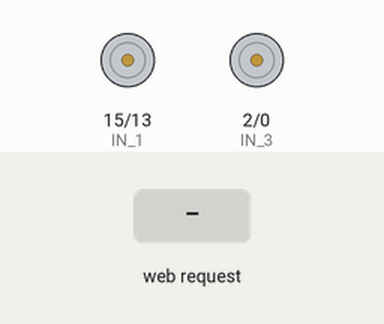
Bench run of a sketch on a simulated ESP8266 (NodeMCU). Shown: motor-driver pin pairs drawn as motors (green arrow = first pin HIGH = forward, orange = second pin HIGH = backward, longer = more drive, scaled by the enable pin). The inputs (shaded band) are chosen by the test bench. WiFi joins after 1.5 s; servers stay silent unless stated; what the sketch prints to the serial monitor is not drawn.

Above: at 3.2 s.
3.3 s: HTTP request GET /forward received
At 4.2 s:
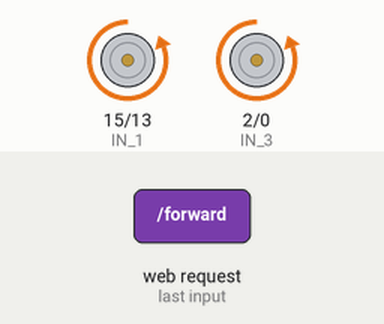
4.8 s: HTTP request GET /backward received
At 5.3 s:
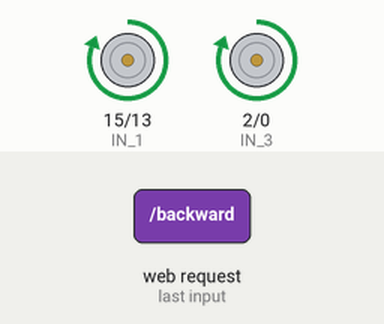
6.3 s: HTTP request GET /left received
At 7.5 s:
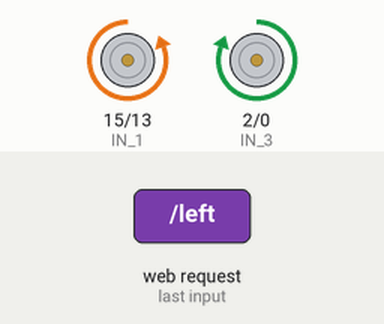
7.8 s: HTTP request GET /right received
At 8.8 s:
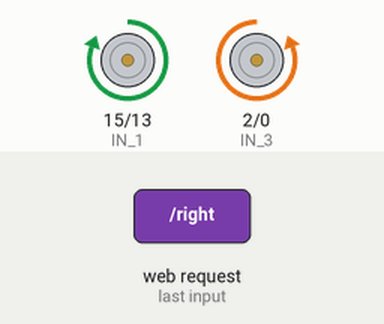
9.3 s: HTTP request GET /stop received
At 9.9 s:
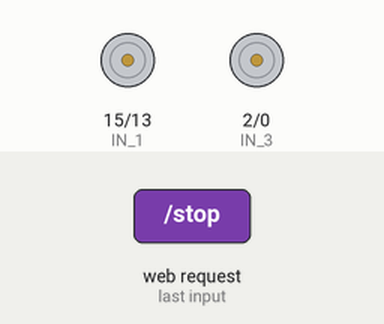
Timing chart, 0 to 11.8 s (numbered marks = the images above; inputs shaded):
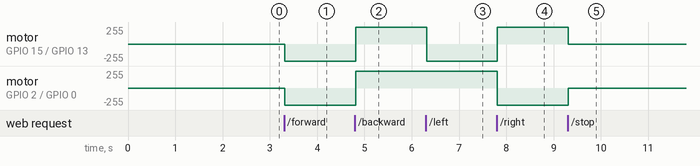

Measured:
- after the input at 3.3 s, motor on GPIO 15 (IN_1) / GPIO 13 (IN_2), motor on GPIO 2 (IN_3) / GPIO 0 (IN_4): stopped → backward 255/255 at once
- after the input at 4.8 s, motor on GPIO 15 (IN_1) / GPIO 13 (IN_2), motor on GPIO 2 (IN_3) / GPIO 0 (IN_4): backward 255/255 → forward 255/255 at once
- after the input at 6.3 s, motor on GPIO 15 (IN_1) / GPIO 13 (IN_2): forward 255/255 → backward 255/255 at once
- after the input at 7.8 s, motor on GPIO 15 (IN_1) / GPIO 13 (IN_2): backward 255/255 → forward 255/255 at once; motor on GPIO 2 (IN_3) / GPIO 0 (IN_4): forward 255/255 → backward 255/255 at once
- after the input at 9.3 s, motor on GPIO 15 (IN_1) / GPIO 13 (IN_2): forward 255/255 → stopped at once; motor on GPIO 2 (IN_3) / GPIO 0 (IN_4): backward 255/255 → stopped at once

The sketch:

sketch_jun7a.ino
```cpp
#include <ESP8266WiFi.h>
#include <ESPAsyncWebServer.h>

const char* ssid = "TP-Link_F9FA";
const char* password = "96241411";
//remote
 #define ENA   14          // Enable/speed motors Right        GPIO14(D5)
#define ENB   12          // Enable/speed motors Left         GPIO12(D6)
#define IN_1  15          // L298N in1 motors Right           GPIO15(D8)
#define IN_2  13          // L298N in2 motors Right           GPIO13(D7)
#define IN_3  2           // L298N in3 motors Left            GPIO2(D4)
#define IN_4  0           // L298N in4 motors Left            GPIO0(D3)
// Motor control pins
int speedCar = 800;         // 400 - 1023.
int speed_Coeff = 3;

AsyncWebServer server(80);

void setup() {
 pinMode(ENA, OUTPUT);
 pinMode(ENB, OUTPUT);
 pinMode(IN_1, OUTPUT);
 pinMode(IN_2, OUTPUT);
 pinMode(IN_3, OUTPUT);
 pinMode(IN_4, OUTPUT);

  Serial.begin(115200);
  delay(10);

  WiFi.begin(ssid, password);
  while (WiFi.status() != WL_CONNECTED) {
    delay(1000);
    Serial.println("Connecting to WiFi...");
  }

  Serial.println("Connected to WiFi");
  Serial.print("IP address: ");
  Serial.println(WiFi.localIP());

  server.on("/", HTTP_GET, [](AsyncWebServerRequest *request){
    String htmlPage = "<html><body>";
    htmlPage += "<h1>Remote Control Car</h1>";
    htmlPage += "<p><a href=\"/forward\"><button style=\"font-size:24px\">Forward</button></a></p>";
    htmlPage += "<p><a href=\"/backward\"><button style=\"font-size:24px\">Backward</button></a></p>";
    htmlPage += "<p><a href=\"/left\"><button style=\"font-size:24px\">Left</button></a>";
    htmlPage += " <a href=\"/right\"><button style=\"font-size:24px\">Right</button></a></p>";
    htmlPage += " <a href=\"/stop\"><button style=\"font-size:24px\">Stop</button></a></p>";
    htmlPage += "</body></html>";
    request->send(200, "text/html", htmlPage);
  });

  server.on("/forward", HTTP_GET, [](AsyncWebServerRequest *request){
    digitalWrite(IN_1, LOW);
    digitalWrite(IN_2, HIGH);
    analogWrite(ENA, speedCar);

    digitalWrite(IN_3, LOW);
    digitalWrite(IN_4, HIGH);
    analogWrite(ENB, speedCar);
    delay(100);
    request->redirect("/stop");
  });

  server.on("/backward", HTTP_GET, [](AsyncWebServerRequest *request){
    digitalWrite(IN_1, HIGH);
    digitalWrite(IN_2, LOW);
    analogWrite(ENA, speedCar);

    digitalWrite(IN_3, HIGH);
    digitalWrite(IN_4, LOW);
    analogWrite(ENB, speedCar);
    delay(100);
    request->redirect("/stop");
  });

  server.on("/left", HTTP_GET, [](AsyncWebServerRequest *request){

    digitalWrite(IN_1, LOW);
    digitalWrite(IN_2, HIGH);
    analogWrite(ENA, speedCar);

    digitalWrite(IN_3, HIGH);
    digitalWrite(IN_4, LOW);
    analogWrite(ENB, speedCar);
    delay(100);
    request->redirect("/stop");
  });

  server.on("/right", HTTP_GET, [](AsyncWebServerRequest *request){
    digitalWrite(IN_1, HIGH);
    digitalWrite(IN_2, LOW);
    analogWrite(ENA, speedCar);

    digitalWrite(IN_3, LOW);
    digitalWrite(IN_4, HIGH);
    analogWrite(ENB, speedCar);
    delay(100);
    request->redirect("/stop");
  });
  server.on("/stop", HTTP_GET, [](AsyncWebServerRequest *request){
    digitalWrite(IN_1, LOW);
    digitalWrite(IN_2, LOW);
    analogWrite(ENA, speedCar);

    digitalWrite(IN_3, LOW);
    digitalWrite(IN_4, LOW);
    analogWrite(ENB, speedCar);
    request->redirect("/");
  });
  server.begin();
}

void loop() {

}
```
